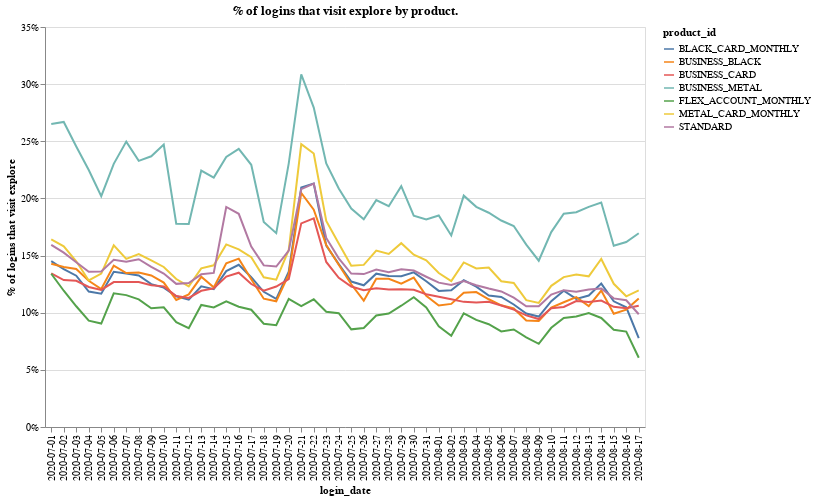

Notebook cell for this chart:
### Code cell
df = pd.read_csv("login_events_final.csv")

explore = pd.read_csv("explore_events.csv")

explore = explore.loc[explore["se_label"] == "view", :]
explore = (
    explore.groupby(["id", "collector_date"])["se_label"].agg("count").reset_index()
)

df = df.merge(
    explore, left_on=["id", "login_date"], right_on=["id", "collector_date"], how="left"
)

df["explore"] = 0
df.loc[df["se_label"].isna() == False, "explore"] = 1

# compute % of users that login and also visit explore.
df = df.groupby(["login_date", "product_id"])["explore"].agg("mean").reset_index()

alt.Chart(df).mark_line().encode(
    x=alt.X("login_date"),
    y=alt.Y(
        "explore:Q", axis=alt.Axis(format="%", title="% of logins that visit explore")
    ),
    color="product_id:N",
).properties(width=600, height=400, title="% of logins that visit explore by product.")

### Figure 1 — Vega-Lite specification as saved in the notebook (floating-point values rounded to 4 significant figures; data arrays with more than 128 entries replaced by an {"elided": "..."} marker saying what was removed)
{"config": {"view": {"continuousWidth": 400, "continuousHeight": 300}}, "data": {"name": "data-32109eb6f30cad6bceabeb3cd2132dcd"}, "mark": "line", "encoding": {"color": {"type": "nominal", "field": "product_id"}, "x": {"type": "nominal", "field": "login_date"}, "y": {"type": "quantitative", "axis": {"format": "%", "title": "% of logins that visit explore"}, "field": "explore"}}, "height": 400, "title": "% of logins that visit explore by product.", "width": 600, "$schema": "https://vega.github.io/schema/vega-lite/v4.0.2.json", "datasets": {"data-32109eb6f30cad6bceabeb3cd2132dcd": {"elided": "336 records"}}}
